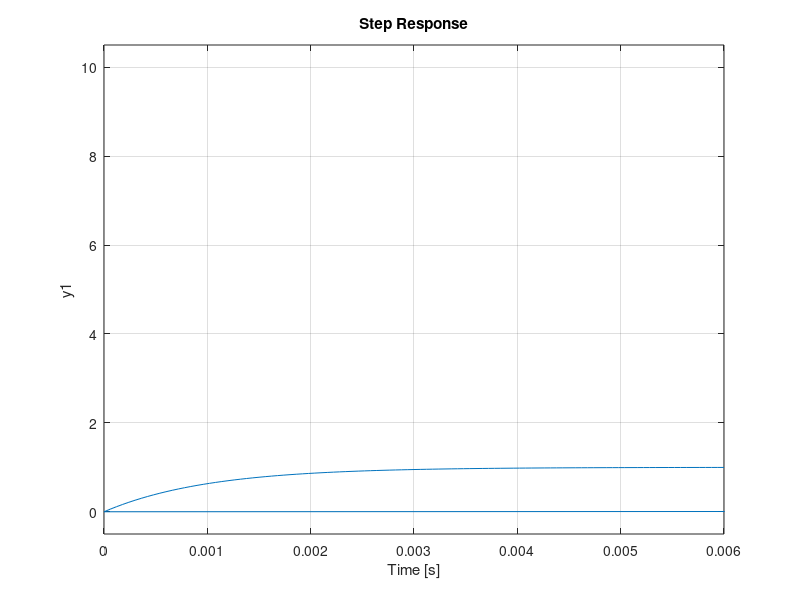

Source code (MATLAB):
K = 1;
R = 10e3;
C = 1e-7;
T = R * C;
num = [0 K];
den = [T 1];

G = tf(num,den);

t = 0:0.1:10; % for ramp  --> 1/s2
u_ramp = t;
[y_ramp,t_ramp] = lsim(G,u_ramp,t); % linear simulation
plot(t_ramp,y_ramp);
hold on
step(G);